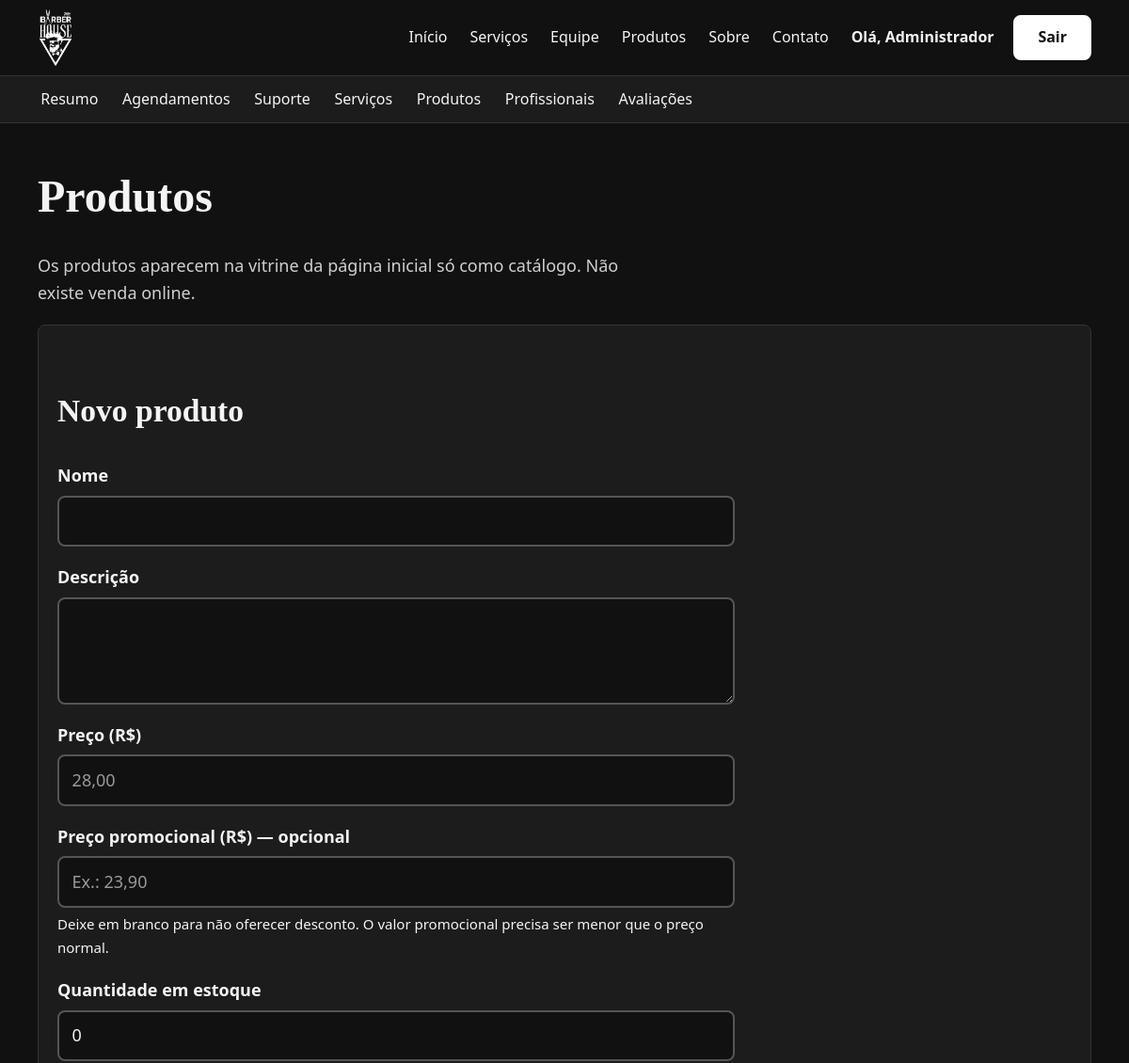
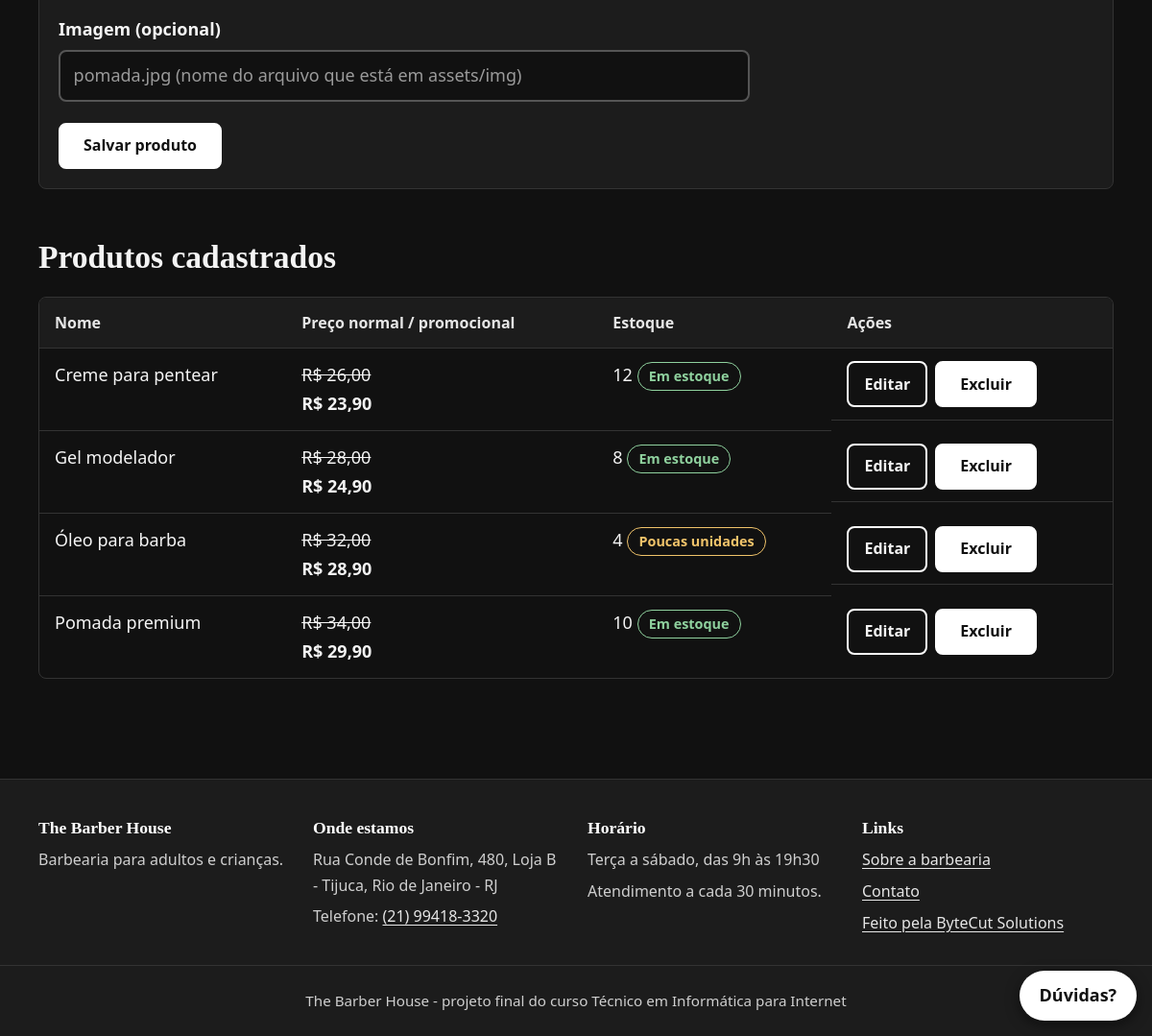
/admin/produtos.php (signed in), run on the app's committed database (2 pictures, top to bottom).
### tables this page shows
CREATE TABLE produtos (
    id INT AUTO_INCREMENT PRIMARY KEY,
    nome VARCHAR(120) NOT NULL,
    descricao TEXT,
    preco DECIMAL(10,2) NOT NULL,
    preco_promocional DECIMAL(10,2) NULL DEFAULT NULL,
    estoque INT NOT NULL DEFAULT 0,
    imagem VARCHAR(255) NULL
);

### includes/funcoes.php (called while the page is built, shortened)
<?php
function e($texto) {
    return htmlspecialchars((string) $texto, ENT_QUOTES, "UTF-8");
}
function preco($valor) {
    return "R$ " . number_format($valor, 2, ",", ".");
}
function estoque_texto($quantidade) {
    if ($quantidade <= 5) {
        return "Poucas unidades";
    }
    return "Em estoque";
}
function estoque_classe($quantidade) {
    if ($quantidade <= 5) {
        return "pouco";
    }
    return "ok";
}

### admin/produtos.php (the view, shortened to what this page needs)
<?php
require_once "../includes/funcoes.php";
$id        = "";
$nome      = "";
$descricao = "";
$preco     = "";
$preco_promocional = "";
$estoque   = "0";
$imagem    = "";
$produtos = $pdo->query("SELECT * FROM produtos ORDER BY nome")->fetchAll();
require_once "../includes/header.php";
?>
<section class="secao">
    <div class="container">
        <h1>Produtos</h1>
        <p class="subtitulo">Os produtos aparecem na vitrine da página inicial só como catálogo. Não existe venda online.</p>
        <section class="cartao cartao-corpo" aria-labelledby="titulo-form">
            <h2 id="titulo-form"><?php if ($id != "") { echo "Editar produto"; } else { echo "Novo produto"; } ?></h2>
            <form method="post" class="formulario formulario-largo">
                <label for="nome">Nome</label>
                <input type="text" id="nome" name="nome" value="<?= e($nome) ?>" maxlength="120" required>
                <label for="descricao">Descrição</label>
                <textarea id="descricao" name="descricao" rows="3"><?= e($descricao) ?></textarea>
                <label for="preco">Preço (R$)</label>
                <input type="text" id="preco" name="preco" value="<?= e($preco) ?>" inputmode="decimal" placeholder="28,00" required>
                <label for="preco_promocional">Preço promocional (R$) — opcional</label>
                <input type="text" id="preco_promocional" name="preco_promocional" value="<?= e($preco_promocional) ?>" inputmode="decimal" placeholder="Ex.: 23,90">
                <small>Deixe em branco para não oferecer desconto. O valor promocional precisa ser menor que o preço normal.</small>
                <label for="estoque">Quantidade em estoque</label>
                <input type="number" id="estoque" name="estoque" min="0" step="1" value="<?= e($estoque) ?>" required>
                <label for="imagem">Imagem (opcional)</label>
                <input type="text" id="imagem" name="imagem" value="<?= e($imagem) ?>" maxlength="255" placeholder="pomada.jpg (nome do arquivo que está em assets/img)">
                <div class="botoes-linha">
                    <button type="submit" class="botao">Salvar produto</button>
                </div>
            </form>
        </section>
        <h2>Produtos cadastrados</h2>
        <div class="tabela-rolagem">
            <table>
                <thead><tr><th>Nome</th><th>Preço normal / promocional</th><th>Estoque</th><th>Ações</th></tr></thead>
                <tbody>
                <?php foreach ($produtos as $p): ?>
                    <tr>
                        <td><?= e($p["nome"]) ?></td>
                        <td>
                            <?php if (!empty($p["preco_promocional"]) && (float) $p["preco_promocional"] > 0 && (float) $p["preco_promocional"] < (float) $p["preco"]): ?>
                                <del><?= preco($p["preco"]) ?></del><br>
                                <strong><?= preco($p["preco_promocional"]) ?></strong>
                            <?php else: ?>
                                <?= preco($p["preco"]) ?>
                            <?php endif; ?>
                        </td>
                        <td><?= (int) $p["estoque"] ?> <span class="selo selo-<?= estoque_classe($p["estoque"]) ?>"><?= estoque_texto($p["estoque"]) ?></span></td>
                        <td class="acoes">
                            <a class="botao botao-pequeno botao-contorno" href="produtos.php?editar=<?= (int) $p["id"] ?>">Editar<span class="so-leitor"> <?= e($p["nome"]) ?></span></a>
                            <form method="post" data-confirmar="Excluir o produto <?= e($p["nome"]) ?>?">
                                <button type="submit" class="botao botao-pequeno botao-perigo">Excluir<span class="so-leitor"> <?= e($p["nome"]) ?></span></button>
                            </form>
                        </td>
                    </tr>
                <?php endforeach; ?>
                </tbody>
            </table>
        </div>
    </div>
</section>
<?php require_once "../includes/footer.php"; ?>

### assets/css/style.css (style rules this page uses)
:root { --preto: #111111; --grafite: #1c1c1c; --linha: #333333; --destaque: #ffffff; --destaque-claro: #e6e6e6; --gelo: #f4f4f4; --suave: #cfcfcf; --erro: #ff9b92; --ok: #8fd19e; --aviso: #f0c36a; --raio: 8px; }
*, *::before, *::after { box-sizing: border-box; }
html { scroll-behavior: smooth; }
body { margin: 0; background: var(--preto); color: var(--gelo); font-family: "Segoe UI", system-ui, -apple-system, Arial, sans-serif; font-size: 1.125rem; line-height: 1.65; }
h1, h2, h3, h4 { font-family: Georgia, "Times New Roman", serif; line-height: 1.25; margin: 0 0 0.6em; font-weight: 700; }
h1 { font-size: clamp(2rem, 5vw, 3rem); }
h2 { font-size: clamp(1.5rem, 3.5vw, 2.1rem); margin-top: 1.5em; }
p { margin: 0 0 1em; }
a { color: var(--destaque-claro); text-underline-offset: 3px; }
.container { width: min(1120px, 100% - 2rem); margin-inline: auto; }
.botao, button.botao { display: inline-flex; align-items: center; justify-content: center; min-height: 48px; padding: 0.7rem 1.5rem; background: var(--destaque); color: #111111; border: 2px solid var(--destaque); border-radius: var(--raio); font: inherit; font-weight: 700; font-size: 1rem; text-decoration: none; cursor: pointer; line-height: 1.2; }
.botao-contorno { background: transparent; color: var(--gelo); }
.botao-pequeno { min-height: 44px; padding: 0.45rem 1rem; }
.botao-perigo { background: transparent; color: var(--erro); border-color: var(--erro); }
.secao { padding: 3rem 0; }
.subtitulo { color: var(--suave); max-width: 62ch; }
.cartao { background: var(--grafite); border: 1px solid var(--linha); border-radius: var(--raio); overflow: hidden; }
.cartao-corpo { padding: 1.25rem; }
.selo { display: inline-block; padding: 0.15rem 0.7rem; border-radius: 999px; font-size: 0.9rem; font-weight: 600; border: 1px solid currentColor; white-space: nowrap; }
.selo-ok, .selo-confirmado { color: var(--ok); }
.selo-pouco, .selo-pendente { color: var(--aviso); }
.formulario { display: flex; flex-direction: column; gap: 0.35rem; }
.formulario-largo { max-width: 720px; }
label { font-weight: 600; margin-top: 0.8rem; }
input[type="text"], input[type="email"], input[type="password"], input[type="date"], input[type="number"], input[type="tel"], select, textarea { width: 100%; min-height: 48px; padding: 0.65rem 0.85rem; background: var(--preto); color: var(--gelo); border: 2px solid #555555; border-radius: var(--raio); font: inherit; }
textarea { resize: vertical; }
::placeholder { color: #9a9a9a; }
.formulario .botao { margin-top: 1.2rem; align-self: flex-start; }
.botoes-linha { display: flex; flex-wrap: wrap; gap: 0.8rem; align-items: center; margin-top: 1rem; }
.botoes-linha .botao { margin-top: 0; }
.tabela-rolagem { overflow-x: auto; border: 1px solid var(--linha); border-radius: var(--raio); margin-bottom: 1.5rem; }
table { width: 100%; border-collapse: collapse; min-width: 640px; }
th, td { padding: 0.8rem 1rem; text-align: left; border-bottom: 1px solid var(--linha); vertical-align: top; }
th { background: var(--grafite); color: var(--destaque-claro); font-size: 1rem; }
tbody tr:last-child td { border-bottom: 0; }
td.acoes { display: flex; flex-wrap: wrap; gap: 0.5rem; }
td.acoes form { margin: 0; }

### data on the page
produtos: nome "Creme para pentear", preco "R$ 26,00", preco_promocional "R$ 23,90", estoque "12", estoque "Em estoque"
produtos: nome "Gel modelador", preco "R$ 28,00", preco_promocional "R$ 24,90", estoque "8", estoque "Em estoque"
produtos: nome "Óleo para barba", preco "R$ 32,00", preco_promocional "R$ 28,90", estoque "4", estoque "Poucas unidades"
produtos: nome "Pomada premium", preco "R$ 34,00", preco_promocional "R$ 29,90", estoque "10", estoque "Em estoque"

### other printed values
primeiro_nome($u["nome"]) "Administrador"
$endereco_barbearia "Rua Conde de Bonfim, 480, Loja B - Tijuca, Rio de Janeiro - RJ"
$telefone_barbearia "(21) 99418-3320"
$horario_barbearia "Terça a sábado, das 9h às 19h30"
